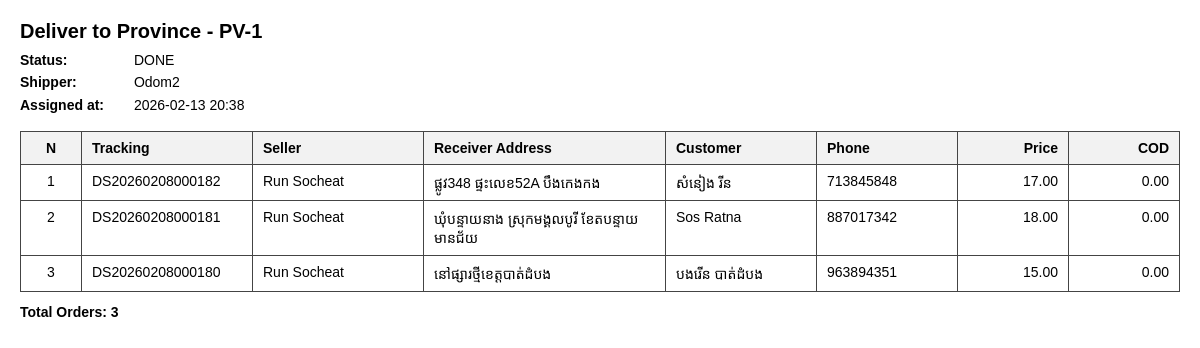
/province/1/print/ (signed in), run on the app's committed database.
### provinceops/models.py (models this page shows, shortened)
class ProvinceBatch(models.Model):
    STATUS_PENDING = "PENDING"
    STATUS_DONE = "DONE"
    STATUS_CANCELLED = "CANCELLED"
    STATUS_CHOICES = [
        (STATUS_PENDING, "Pending"),
        (STATUS_DONE, "Done"),
        (STATUS_CANCELLED, "Cancelled"),
    ]
    created_at = models.DateTimeField(default=timezone.now)
    created_by = models.ForeignKey(
        settings.AUTH_USER_MODEL,
        on_delete=models.PROTECT,
        related_name="province_batches_created",
    )
    shipper = models.ForeignKey(Shipper, on_delete=models.PROTECT, null=True, blank=True)
    assigned_at = models.DateTimeField(null=True, blank=True)
    remark = models.TextField(blank=True, default="")
    status = models.CharField(max_length=20, choices=STATUS_CHOICES, default=STATUS_PENDING)

class ProvinceBatchItem(models.Model):
    batch = models.ForeignKey(ProvinceBatch, on_delete=models.CASCADE, related_name="items")
    order = models.ForeignKey("orders.Order", on_delete=models.PROTECT)
    cod_before = models.DecimalField(max_digits=12, decimal_places=2, null=True, blank=True)
    status_before = models.CharField(max_length=30, blank=True, default="")
    created_at = models.DateTimeField(default=timezone.now)
    class Meta:
        unique_together = [("batch", "order")]

### masterdata/models.py (models this page shows, shortened)
class Shipper(models.Model):
    SHIPPER_TYPE_CHOICES = [
        ("DELIVERY", "Delivery"),
        ("PROVINCE", "Province"),
        ("RETURN", "Return"),
    ]
    code = models.CharField(max_length=10, unique=True, blank=True)
    name = models.CharField(max_length=255)
    phone = models.CharField(max_length=50, blank=True)
    shipper_type = models.CharField(
        max_length=20,
        choices=SHIPPER_TYPE_CHOICES,
        default="DELIVERY",
    )
    is_active = models.BooleanField(default=True)
    portal_user = models.OneToOneField(
        settings.AUTH_USER_MODEL,
        null=True,
        blank=True,
        on_delete=models.SET_NULL,
        related_name="shipper_portal",
    )
    created_at = models.DateTimeField(auto_now_add=True)
    class Meta:
        ordering = ["-id"]

class Seller(models.Model):
    code = models.CharField(max_length=10, unique=True, blank=True)
    name = models.CharField(max_length=255)
    phone = models.CharField(max_length=50, blank=True)
    address = models.TextField(blank=True)
    is_active = models.BooleanField(default=True)
    portal_user = models.OneToOneField(
        settings.AUTH_USER_MODEL,
        null=True,
        blank=True,
        on_delete=models.SET_NULL,
        related_name="seller_portal",
    )
    created_at = models.DateTimeField(auto_now_add=True)
    class Meta:
        ordering = ["-id"]

### orders/models.py (models this page shows, shortened)
class Order(models.Model):
    STATUS_CREATED = "CREATED"
    STATUS_INBOUND = "INBOUND"
    STATUS_OUT_FOR_DELIVERY = "OUT_FOR_DELIVERY"
    STATUS_DELIVERED = "DELIVERED"
    STATUS_RETURNING = "RETURNING"
    STATUS_RETURNED = "RETURNED"
    STATUS_PROVINCE_ASSIGNED = "PROVINCE_ASSIGNED"
    STATUS_RETURN_ASSIGNED = "RETURN_ASSIGNED"
    STATUS_VOID = "VOID"
    STATUS_CHOICES = [
        (STATUS_CREATED, "CREATED"),
        (STATUS_INBOUND, "INBOUND"),
        (STATUS_OUT_FOR_DELIVERY, "DELIVERING"),
        (STATUS_DELIVERED, "DELIVERED"),
        (STATUS_RETURNING, "RETURNING"),
        (STATUS_RETURNED, "RETURNED"),
        (STATUS_PROVINCE_ASSIGNED, "PROVINCE_ASSIGNED"),
        (STATUS_RETURN_ASSIGNED, "RETURN_ASSIGNED"),
        (STATUS_VOID, "VOID"),
    ]
    tracking_no = models.CharField(
        max_length=50,
        unique=True,
        db_index=True,
    )
    seller = models.ForeignKey(
        Seller,
        on_delete=models.PROTECT,
        related_name="orders",
    )
    seller_code = models.CharField(max_length=50, blank=True, default="")
    seller_name = models.CharField(max_length=255, blank=True, null=True)
    seller_order_code = models.CharField(max_length=100, blank=True, null=True)
    product_desc = models.CharField(max_length=255, blank=True, null=True)
    quantity = models.IntegerField(default=1)
    price = models.DecimalField(max_digits=10, decimal_places=2, default=Decimal("0.00"))
    cod = models.DecimalField(max_digits=10, decimal_places=2, default=Decimal("0.00"))
    delivery_fee = models.DecimalField(max_digits=10, decimal_places=2, default=Decimal("0.00"))
    additional_fee = models.DecimalField(max_digits=10, decimal_places=2, default=Decimal("0.00"))
    province_fee = models.DecimalField(max_digits=10, decimal_places=2, default=Decimal("0.00"))
    receiver_name = models.CharField(max_length=200, blank=True, null=True)
    receiver_phone = models.CharField(max_length=50, blank=True, null=True)
    receiver_address = models.TextField(blank=True, null=True)
    remark = models.TextField(blank=True, null=True)
    reason = models.TextField(blank=True, null=True)
    status = models.CharField(
        max_length=30,
        choices=STATUS_CHOICES,
        default=STATUS_CREATED,
        db_index=True,
    )
    delivery_shipper = models.ForeignKey(
        Shipper,
        on_delete=models.SET_NULL,
        blank=True,
        null=True,
        related_name="delivery_orders",
    )
    import_batch = models.ForeignKey(
        ImportBatch,
        on_delete=models.SET_NULL,
        blank=True,
        null=True,
        related_name="orders",
    )
    print_count = models.PositiveIntegerField(default=0)
    is_deleted = models.BooleanField(default=False, db_index=True)
    deleted_at = models.DateTimeField(blank=True, null=True)
    deleted_by = models.ForeignKey(
        settings.AUTH_USER_MODEL,
        on_delete=models.SET_NULL,
        null=True,
        blank=True,
        related_name="deleted_orders",
    )
    is_locked = models.BooleanField(default=False, db_index=True)
    locked_at = models.DateTimeField(blank=True, null=True)
    locked_by = models.ForeignKey(
        settings.AUTH_USER_MODEL,
        on_delete=models.SET_NULL,
        null=True,
        blank=True,
        related_name="locked_orders",
    )
    done_at = models.DateField(blank=True, null=True, db_index=True)
    clear_delivery = models.BooleanField(default=False, db_index=True)
    created_at = models.DateTimeField(default=timezone.now)
    updated_at = models.DateTimeField(blank=True, null=True)
    updated_by = models.ForeignKey(
        settings.AUTH_USER_MODEL,
        on_delete=models.SET_NULL,
        blank=True,
        null=True,
        related_name="updated_orders",
    )
    class Meta:
        ordering = ["-id"]

### provinceops/views.py (the view)
# urls.py: path("province/<int:pk>/print/", views.province_print, name="province_print"),
@login_required
def province_print(request, pk):
    batch = get_object_or_404(ProvinceBatch, pk=pk)
    items = batch.items.select_related("order", "order__seller").all().order_by("id")
    html = render_to_string("provinceops/province_print.html", {
        "batch": batch,
        "items": items,
    })
    return HttpResponse(html)

### templates/provinceops/province_print.html (shortened to what this page needs)
<!DOCTYPE html>
<html>
<head>
</head>
<body>
<h2>Deliver to Province - PV-{{ batch.id }}</h2>
<div class="meta">
    <div><strong>Status:</strong> {{ batch.status }}</div>
    <div><strong>Shipper:</strong> {{ batch.shipper.name|default:"-" }}</div>
    <div>
        <strong>Assigned at:</strong>
        {% if batch.assigned_at %}
            {{ batch.assigned_at|date:"Y-m-d H:i" }}
        {% else %}
            -
        {% endif %}
    </div>
</div>
<table>
    <thead>
        <tr>
            <th style="width:40px;" class="center">N</th>
            <th style="width:150px;">Tracking</th>
            <th style="width:150px;">Seller</th>
            <th>Receiver Address</th>
            <th style="width:130px;">Customer</th>
            <th style="width:120px;">Phone</th>
            <th style="width:90px;" class="right">Price</th>
            <th style="width:90px;" class="right">COD</th>
        </tr>
    </thead>
    <tbody>
        {% for it in items %}
        <tr>
            <td class="center">{{ forloop.counter }}</td>
            <td>{{ it.order.tracking_no }}</td>
            <td>{{ it.order.seller.name|default:"-" }}</td>
            <td>
                {% if it.order.receiver_location %}
                    {{ it.order.receiver_location }}
                {% elif it.order.receiver_address %}
                    {{ it.order.receiver_address }}
                {% elif it.order.address %}
                    {{ it.order.address }}
                {% else %}
                    -
                {% endif %}
            </td>
            <td>
                {% if it.order.customer_name %}
                    {{ it.order.customer_name }}
                {% elif it.order.receiver_name %}
                    {{ it.order.receiver_name }}
                {% else %}
                    -
                {% endif %}
            </td>
            <td>
                {% if it.order.customer_phone %}
                    {{ it.order.customer_phone }}
                {% elif it.order.receiver_phone %}
                    {{ it.order.receiver_phone }}
                {% else %}
                    -
                {% endif %}
            </td>
            <td class="right">
                {{ it.order.price|default:"0.00" }}
            </td>
            <td class="right">
                {{ it.order.cod|default:"0.00" }}
            </td>
        </tr>
        {% empty %}
        <tr>
            <td colspan="8" class="center">No orders in this batch.</td>
        </tr>
        {% endfor %}
    </tbody>
</table>
<div class="total">
    Total Orders: {{ items|length }}
</div>
</body>
</html>

### templates/provinceops/province_print.html (style rules this page uses)
body { font-family: Arial, "Khmer OS", sans-serif; font-size: 14px; margin: 20px; }
h2 { margin-bottom: 6px; font-size: 20px; }
.meta { margin-bottom: 15px; line-height: 1.6; }
.meta strong { display: inline-block; width: 110px; }
table { width: 100%; border-collapse: collapse; margin-top: 12px; }
th, td { border: 1px solid #444; padding: 8px 10px; vertical-align: top; }
th { background: #f2f2f2; font-weight: 600; text-align: left; }
.center { text-align: center; }
.right { text-align: right; }
.total { margin-top: 12px; font-weight: bold; }

### data on the page
ProvinceBatch: id "1", status "DONE", shipper.name "Odom2", assigned_at "2026-02-13 20:38"
ProvinceBatchItem: order.tracking_no "DS20260208000182", order.seller.name "Run Socheat", order.receiver_address "ផ្លូវ348 ផ្ទះលេខ52Α បឹងកេងកង", order.receiver_name "សំនៀង រីន", order.receiver_phone "713845848", order.price "17.00", order.cod "0.00"
ProvinceBatchItem: order.tracking_no "DS20260208000181", order.seller.name "Run Socheat", order.receiver_address "ឃុំបន្ទាយនាង ស្រុកមង្គលបូរី ខែតបន្ទាយមានជ័យ", order.receiver_name "Sos Ratna", order.receiver_phone "887017342", order.price "18.00", order.cod "0.00"
ProvinceBatchItem: order.tracking_no "DS20260208000180", order.seller.name "Run Socheat", order.receiver_address "នៅផ្សារថ្មីខេត្ដបាត់ដំបង", order.receiver_name "បងរើន បាត់ដំបង", order.receiver_phone "963894351", order.price "15.00", order.cod "0.00"

### other printed values
{{ items|length }} "3"
